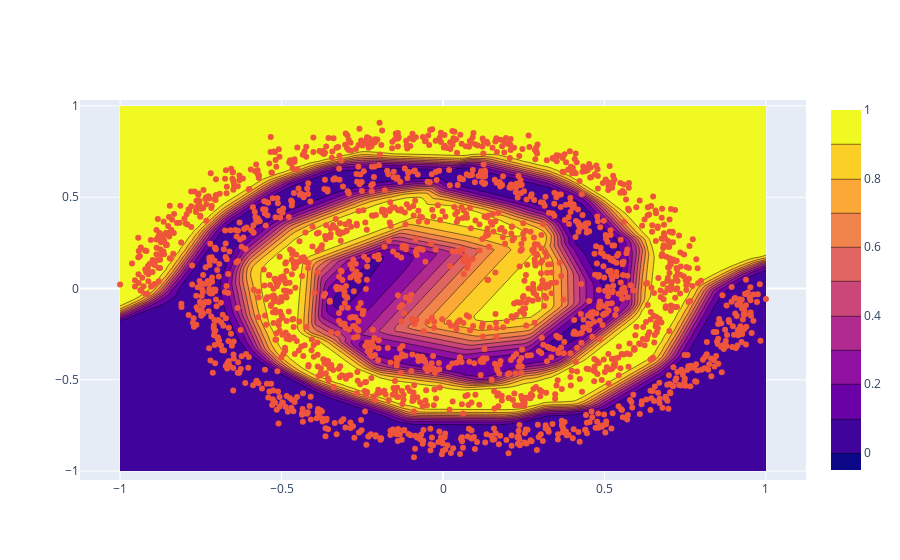

Notebook code for this chart:
### Code cell
x1_example = np.linspace(-1,1,100)
x2_example = np.linspace(-1,1,100)

x1, x2 = np.meshgrid(x1_example, x2_example)
example = torch.tensor(np.c_[x1.ravel(), x2.ravel()], dtype=torch.float32)

pred_example = model(example).detach().numpy().reshape(100, 100)

fig = go.Figure(data=[
    go.Contour(
        x=x1_example,
        y=x2_example,
        z=pred_example
    )
])
fig.add_trace(go.Scatter(x=X[:, 0],
                         y=X[:, 1],
                         mode="markers"
                         )
)
fig.show()
